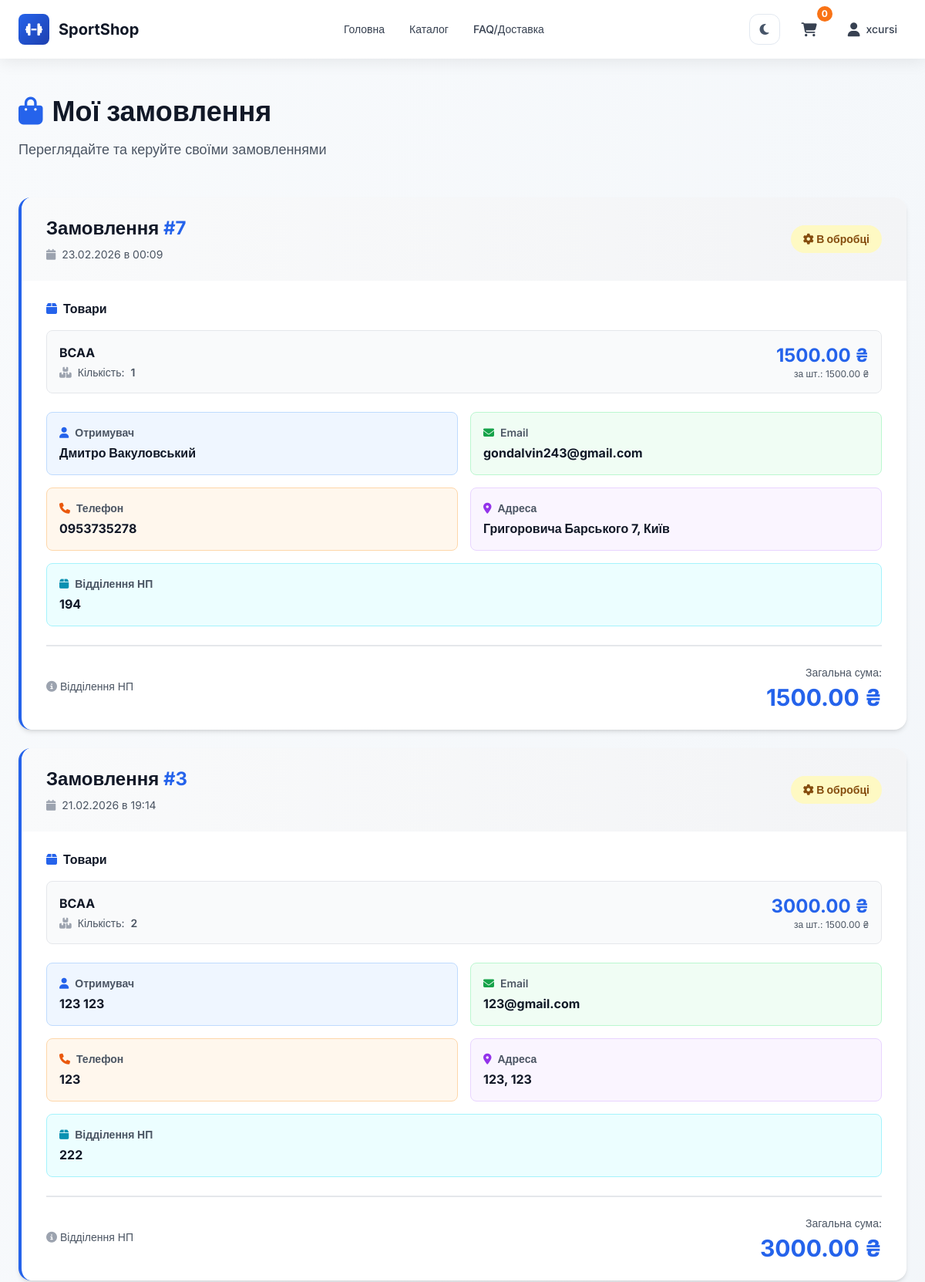
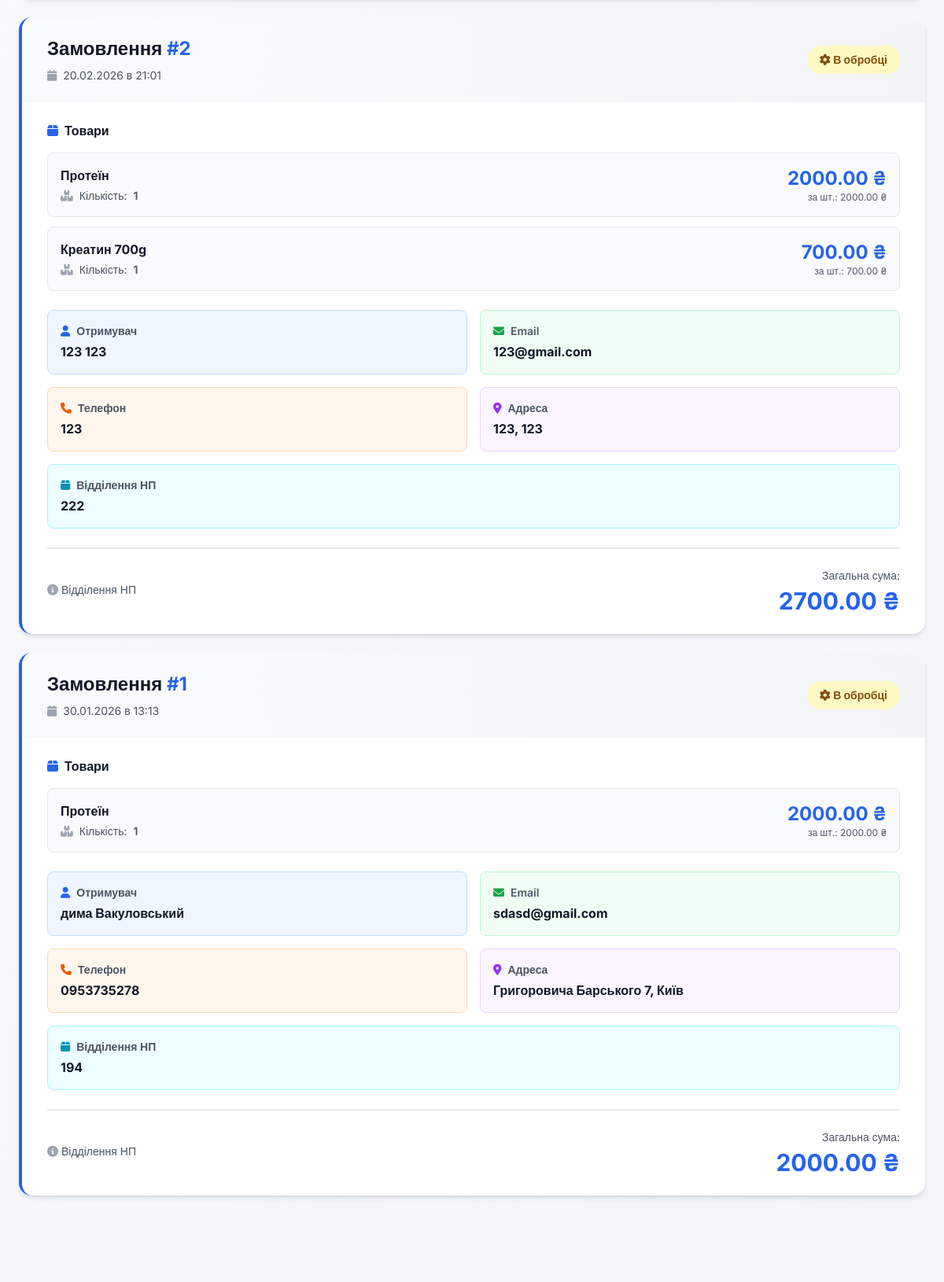
The app's page /orders/ (signed in, upper part) with its own data (2 pictures, top to bottom).
### shop/models.py (models this page shows, shortened)
class Customer(models.Model):
    username = models.CharField(max_length=150, unique=True)
    email = models.EmailField(unique=True)
    password = models.CharField(max_length=255)
    first_name = models.CharField(max_length=100, blank=True)
    last_name = models.CharField(max_length=100, blank=True)
    phone = models.CharField(max_length=20, blank=True)
    address = models.CharField(max_length=255, blank=True)
    city = models.CharField(max_length=100, blank=True)
    postal_code = models.CharField(max_length=20, blank=True)
    created_at = models.DateTimeField(auto_now_add=True)
    updated_at = models.DateTimeField(auto_now=True)
    is_active = models.BooleanField(default=True)
    is_admin = models.BooleanField(default=False, help_text='Позначте, щоб надати права адміністратора')

class Order(models.Model):
    customer = models.ForeignKey(Customer, on_delete=models.SET_NULL, null=True, blank=True, related_name='orders')
    first_name = models.CharField(max_length=50, blank=True)
    last_name = models.CharField(max_length=50, blank=True)
    email = models.EmailField(blank=True)
    phone = models.CharField(max_length=20, blank=True)
    address = models.CharField(max_length=255, blank=True)
    city = models.CharField(max_length=100, blank=True)
    postal_code = models.CharField(max_length=20, blank=True)
    postal_branch = models.CharField(max_length=100, blank=True)
    delivery_method = models.CharField(max_length=20, choices=DELIVERY_METHOD_CHOICES, default='np_branch', blank=True)
    payment_method = models.CharField(max_length=20, blank=True)
    total = models.DecimalField(max_digits=10, decimal_places=2)
    created_at = models.DateTimeField(auto_now_add=True)
    status = models.CharField(max_length=20, choices=STATUS_CHOICES, default='processing')
    def delivery_method_label(self):
        labels = {
            'np_branch': 'Відділення НП',
            'courier_kyiv': 'Курʼєр по Києву',
            'nova_poshta': 'Відділення НП',
            'courier': 'Курʼєр по Києву',
            'pickup': 'Самовивіз',
        }
        return labels.get(self.delivery_method, self.delivery_method)

class OrderItem(models.Model):
    order = models.ForeignKey(Order, on_delete=models.CASCADE, related_name='items')
    product = models.ForeignKey('Product', on_delete=models.CASCADE)
    quantity = models.PositiveIntegerField(default=1)
    price = models.DecimalField(max_digits=10, decimal_places=2, null=True, blank=True)
    def total_price(self):
        qty = self.quantity if self.quantity is not None else 0
        prc = self.price if self.price is not None else 0
        return qty * prc

class Product(models.Model):
    name = models.CharField(max_length=200)       # Название товара
    brand = models.CharField(max_length=100, default="ALLNUTRITION", blank=True)  # Бренд
    weight = models.PositiveIntegerField(default=0, help_text="Вес в граммах")
    price = models.DecimalField(max_digits=10, decimal_places=2)  # Цена
    old_price = models.DecimalField(max_digits=10, decimal_places=2, null=True, blank=True, help_text="Старая цена")
    discount = models.PositiveIntegerField(default=0, help_text="Скидка в процентах")
    is_gift = models.BooleanField(default=False, help_text="Подарунок")
    is_bestseller = models.BooleanField(default=False, help_text="Bestseller")
    rating_count = models.PositiveIntegerField(default=0, help_text="Количество отзывов/рейтинг")
    stock_quantity = models.PositiveIntegerField(default=50, help_text="Кількість в наявності")
    description = models.TextField()              # Описание
    image = models.ImageField(upload_to='products/', blank=True, null=True)  # Картинка
    category = models.ForeignKey(Category, on_delete=models.SET_NULL, null=True, related_name='products')  # Категория
    created_at = models.DateTimeField(auto_now_add=True)  # Дата создания

### shop/views.py (the view)
# urls.py: path('orders/', views.orders, name='orders'),
def orders(request):
    customer_id = request.session.get('customer_id')
    if not customer_id:
        return redirect('shop:login')
    try:
        customer = Customer.objects.get(id=customer_id)
        user_orders = Order.objects.filter(customer=customer).order_by('-created_at')
        return render(request, 'shop/orders.html', {
            'orders': user_orders
        })
    except Customer.DoesNotExist:
        return redirect('shop:login')

### shop/context_processors.py (called while the page is built)
def cart_count(request):
    cart = request.session.get('cart', {})
    total_count = 0
    for quantity in cart.values():
        try:
            total_count += int(quantity)
        except (TypeError, ValueError):
            continue
    return {'cart_count': total_count}

### shop/templates/shop/orders.html (shortened to what this page needs)
{% extends 'shop/base.html' %}
{% block content %}
<div class="mb-12 fade-in-up">
    <div class="flex items-center gap-3 mb-4">
        <h1 class="text-3xl sm:text-4xl font-bold text-gray-900 flex items-center gap-3">
            <i class="fas fa-shopping-bag text-blue-600"></i> Мої замовлення
        </h1>
    </div>
    <p class="text-gray-600 text-lg">Переглядайте та керуйте своїми замовленнями</p>
</div>
{% if orders %}
    <div class="space-y-6 fade-in-up">
        {% for order in orders %}
            <div class="bg-white rounded-2xl shadow-md hover:shadow-lg transition border-l-4 border-blue-600 overflow-hidden">
                <div class="bg-gradient-to-r from-gray-50 to-gray-100 px-6 sm:px-8 py-6 flex flex-col sm:flex-row justify-between items-start sm:items-center gap-4">
                    <div>
                        <p class="text-2xl font-bold text-gray-900">Замовлення <span class="text-blue-600">#{{order.id}}</span></p>
                        <p class="text-gray-600 text-sm flex items-center gap-2 mt-2">
                            <i class="fas fa-calendar text-gray-400"></i>
                            {{ order.created_at|date:"d.m.Y в H:i" }}
                        </p>
                    </div>
                    <span class="px-4 py-2 rounded-full text-sm font-bold whitespace-nowrap
                        {% if order.status == 'new' %}
                            bg-blue-100 text-blue-800
                        {% elif order.status == 'processing' %}
                            bg-yellow-100 text-yellow-800
                        {% elif order.status == 'shipped' %}
                            bg-purple-100 text-purple-800
                        {% elif order.status == 'completed' %}
                            bg-green-100 text-green-800
                        {% else %}
                            bg-gray-100 text-gray-800
                        {% endif %}
                    ">
                        {% if order.status == 'new' %}
                            <i class="fas fa-hourglass-start"></i> Нове
                        {% elif order.status == 'processing' %}
                            <i class="fas fa-cog"></i> В обробці
                        {% elif order.status == 'shipped' %}
                            <i class="fas fa-truck"></i> Відправлено
                        {% elif order.status == 'completed' %}
                            <i class="fas fa-check-circle"></i> Виконано
                        {% else %}
                            Невідомий статус
                        {% endif %}
                    </span>
                </div>
                <div class="px-6 sm:px-8 py-6 space-y-6">
                    <div>
                        <h3 class="font-bold text-gray-900 mb-4 flex items-center gap-2">
                            <i class="fas fa-box text-blue-600"></i> Товари
                        </h3>
                        <div class="space-y-3">
                            {% for item in order.items.all %}
                                <div class="flex items-center justify-between bg-gray-50 p-4 rounded-lg border border-gray-200">
                                    <div class="flex-1">
                                        <p class="font-bold text-gray-900">{{ item.product.name }}</p>
                                        <p class="text-sm text-gray-600 flex items-center gap-2 mt-1">
                                            <i class="fas fa-boxes text-gray-400"></i>
                                            Кількість: <span class="font-semibold">{{ item.quantity }}</span>
                                        </p>
                                    </div>
                                    <div class="text-right">
                                        <p class="text-2xl font-bold text-blue-600">{{ item.total_price|floatformat:2 }} ₴</p>
                                        <p class="text-xs text-gray-600">за шт.: {{ item.price }} ₴</p>
                                    </div>
                                </div>
                            {% endfor %}
                        </div>
                    </div>
                    <div class="grid grid-cols-1 sm:grid-cols-2 gap-4">
                        <div class="bg-blue-50 border border-blue-200 rounded-lg p-4">
                            <p class="text-gray-600 text-sm font-semibold mb-1 flex items-center gap-2">
                                <i class="fas fa-user text-blue-600"></i> Отримувач
                            </p>
                            <p class="font-bold text-gray-900">{{ order.first_name }} {{ order.last_name }}</p>
                        </div>
                        <div class="bg-green-50 border border-green-200 rounded-lg p-4">
                            <p class="text-gray-600 text-sm font-semibold mb-1 flex items-center gap-2">
                                <i class="fas fa-envelope text-green-600"></i> Email
                            </p>
                            <p class="font-bold text-gray-900 break-all">{{ order.email }}</p>
                        </div>
                        <div class="bg-orange-50 border border-orange-200 rounded-lg p-4">
                            <p class="text-gray-600 text-sm font-semibold mb-1 flex items-center gap-2">
                                <i class="fas fa-phone text-orange-600"></i> Телефон
                            </p>
                            <p class="font-bold text-gray-900">{{ order.phone }}</p>
                        </div>
                        {% if order.address %}
                            <div class="bg-purple-50 border border-purple-200 rounded-lg p-4">
                                <p class="text-gray-600 text-sm font-semibold mb-1 flex items-center gap-2">
                                    <i class="fas fa-map-marker-alt text-purple-600"></i> Адреса
                                </p>
                                <p class="font-bold text-gray-900">
                                    {{ order.address }}{% if order.city %}, {{ order.city }}{% endif %}
                                </p>
                            </div>
                        {% endif %}
                        {% if order.postal_branch %}
                            {% if order.delivery_method == 'np_branch' or order.delivery_method == 'nova_poshta' %}
                                <div class="bg-cyan-50 border border-cyan-200 rounded-lg p-4 sm:col-span-2">
                                    <p class="text-gray-600 text-sm font-semibold mb-1 flex items-center gap-2">
                                        <i class="fas fa-box text-cyan-600"></i> Відділення НП
                                    </p>
                                    <p class="font-bold text-gray-900">{{ order.postal_branch }}</p>
                                </div>
                            {% endif %}
                        {% endif %}
                    </div>
                    <div class="flex justify-between items-center pt-6 border-t-2 border-gray-200">
                        <div>
                            {% if order.delivery_method %}
                                <p class="text-sm text-gray-600 mb-1">
                                    <i class="fas fa-info-circle text-gray-400"></i> {{ order.delivery_method_label }}
                                </p>
                            {% endif %}
                        </div>
                        <div class="text-right">
                            <p class="text-sm text-gray-600 mb-1">Загальна сума:</p>
                            <p class="text-3xl font-bold text-blue-600">{{ order.total|floatformat:2 }} ₴</p>
                        </div>
                    </div>
                </div>
            </div>
        {% endfor %}
    </div>
{% endif %}
{% endblock %}

### shop/templates/shop/base.html (shortened to what this page needs)
{% load static %}
<!DOCTYPE html>
<html lang="uk">
<head>
    <script src="https://cdn.tailwindcss.com"></script>
    <link rel="stylesheet" href="https://cdnjs.cloudflare.com/ajax/libs/font-awesome/6.4.0/css/all.min.css">
    <link rel="stylesheet" href="{% static 'shop/style.css' %}">
</head>
<body class="min-h-screen flex flex-col bg-gradient-to-br from-slate-50 to-slate-100 text-gray-900">
<header class="bg-white header-shadow sticky top-0 z-30 transition-shadow">
    <div class="max-w-7xl mx-auto px-4 sm:px-6 py-3 sm:py-4 flex justify-between items-center">
        <a href="{% url 'shop:home' %}" class="flex items-center gap-3 group">
            <div class="w-10 h-10 bg-gradient-to-br from-blue-600 to-blue-800 rounded-lg flex items-center justify-center text-white font-bold text-lg group-hover:shadow-lg transition-shadow">
                <i class="fas fa-dumbbell"></i>
            </div>
            <span class="text-xl font-bold text-gray-900 hidden sm:inline group-hover:text-blue-600 transition">SportShop</span>
        </a>
        <nav class="hidden md:flex gap-8 text-sm font-medium">
            <a href="{% url 'shop:home' %}" class="text-gray-700 hover:text-blue-600 transition relative group">
                <span>Головна</span>
            </a>
            <a href="{% url 'shop:catalog' %}" class="text-gray-700 hover:text-blue-600 transition relative group">
                <span>Каталог</span>
            </a>
            <a href="{% url 'shop:delivery' %}" class="text-gray-700 hover:text-blue-600 transition relative group">
                <span>FAQ/Доставка</span>
            </a>
        </nav>
        <div class="flex gap-2 sm:gap-4 items-center">
            <button type="button" class="theme-toggle" data-theme-toggle aria-label="Змінити тему" title="Змінити тему">
                <i class="fas fa-moon" data-theme-icon></i>
            </button>
            <a href="{% url 'shop:cart' %}" class="relative group px-3 py-2 rounded-lg hover:bg-gray-100 transition" data-cart-icon>
                <i class="fas fa-shopping-cart text-lg text-gray-700 group-hover:text-blue-600"></i>
                <span data-cart-count class="absolute -top-2 -right-2 bg-orange-500 text-white text-xs font-bold rounded-full w-5 h-5 flex items-center justify-center">{{ cart_count|default:0 }}</span>
            </a>
            {% if request.session.customer_id %}
                <div class="relative">
                    <button class="dropdown-toggle flex items-center gap-2 px-3 py-2 rounded-lg hover:bg-gray-100 transition text-gray-700 hover:text-blue-600" title="Профіль">
                        <i class="fas fa-user text-lg"></i>
                        <span class="hidden sm:inline text-sm font-medium">{{ request.session.customer_username }}</span>
                    </button>
                </div>
            {% endif %}
        </div>
    </div>
</header>
<main class="flex-1 w-full max-w-7xl mx-auto px-4 sm:px-6 py-8 sm:py-12">
    {% block content %}{% endblock %}
</main>
</body>
</html>

### shop/static/shop/style.css (style rules this page uses)
.theme-toggle { width: 40px; height: 40px; border-radius: 0.75rem; border: 1px solid #e2e8f0; background: #ffffff; color: #475569; display: inline-flex; align-items: center; justify-content: center; transition: all 0.2s ease; }
body { font-family: 'Inter', sans-serif; }
.header-shadow { box-shadow: 0 4px 20px rgba(0, 0, 0, 0.08); }

### records on screen
Customer: session.customer_username "xcursi"
Order: id "7", created_at "23.02.2026 в 00:09", status "processing" (drawn), first_name "Дмитро", last_name "Вакуловський", email "gondalvin243@gmail.com", phone "0953735278", address "Григоровича Барського 7", city "Київ", postal_branch "194", delivery_method_label "Відділення НП", total "1500.00"
OrderItem: product.name "BCAA", quantity "1", total_price "1500.00", price "1500.00"
Order: id "3", created_at "21.02.2026 в 19:14", status "processing" (drawn), first_name "123", last_name "123", email "123@gmail.com", phone "123", address "123", city "123", postal_branch "222", delivery_method_label "Відділення НП", total "3000.00"
OrderItem: product.name "BCAA", quantity "2", total_price "3000.00", price "1500.00"
Order: id "2", created_at "20.02.2026 в 21:01", status "processing" (drawn), first_name "123", last_name "123", email "123@gmail.com", phone "123", address "123", city "123", postal_branch "222", delivery_method_label "Відділення НП", total "2700.00"
OrderItem: product.name "Протеїн", quantity "1", total_price "2000.00", price "2000.00"
OrderItem: product.name "Креатин 700g", quantity "1", total_price "700.00", price "700.00"
Order: id "1", created_at "30.01.2026 в 13:13", status "processing" (drawn), first_name "дима", last_name "Вакуловський", email "sdasd@gmail.com", phone "0953735278", address "Григоровича Барського 7", city "Київ", postal_branch "194", delivery_method_label "Відділення НП", total "2000.00"
OrderItem: product.name "Протеїн", quantity "1", total_price "2000.00", price "2000.00"

### other values on screen
{{ cart_count|default:0 }} "0"
